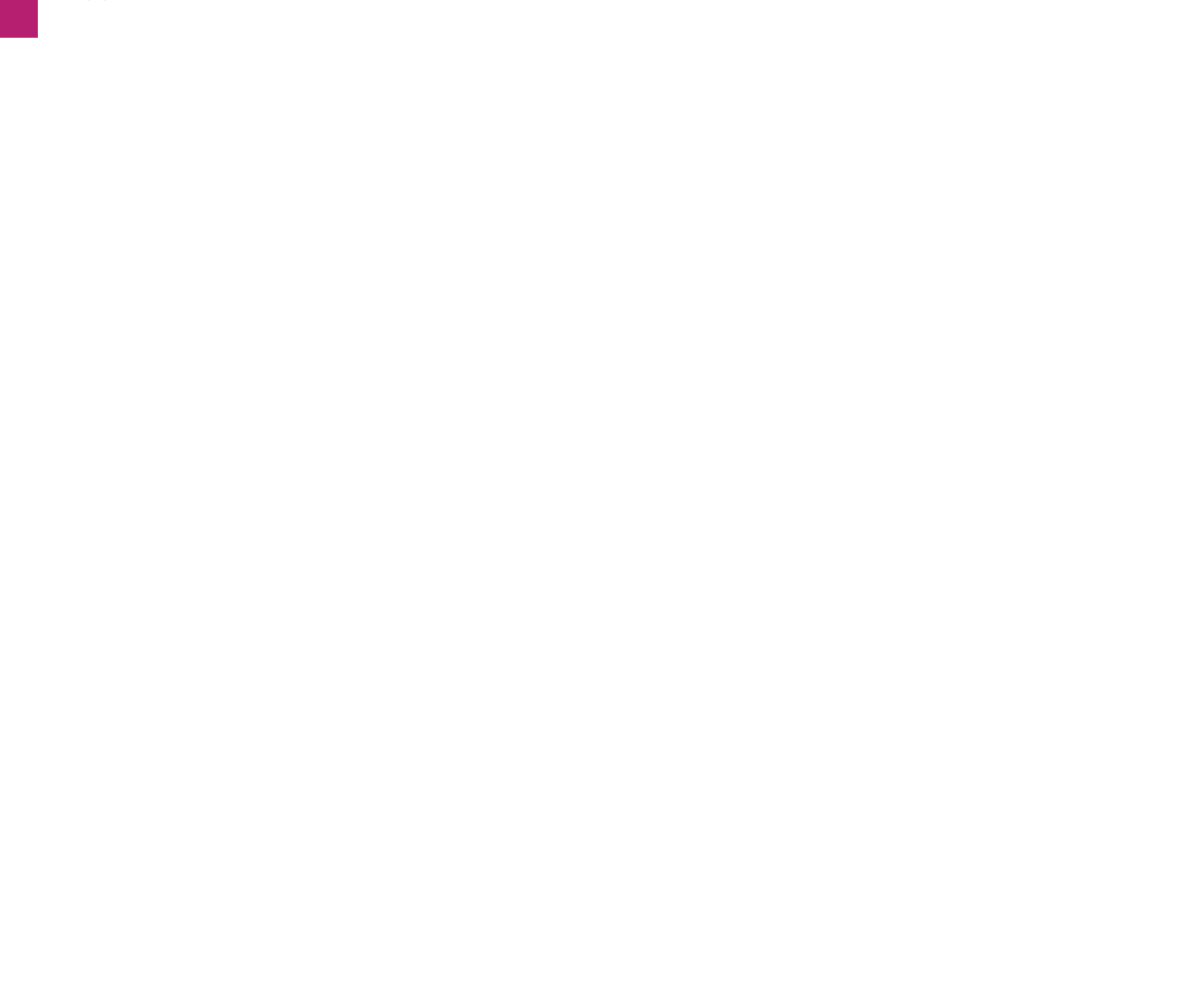
Frame 1 (no input)
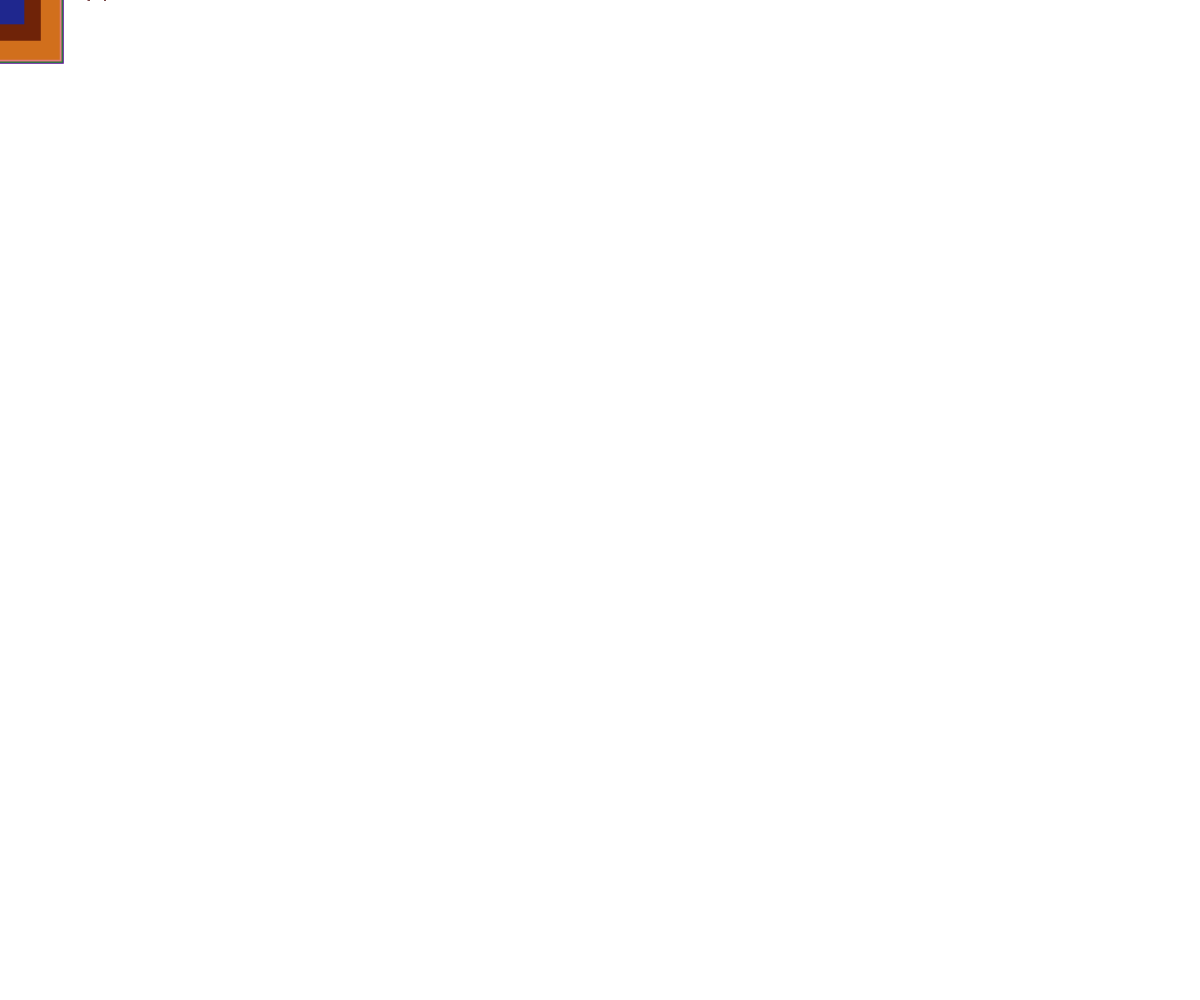
Frame 60 (no input)
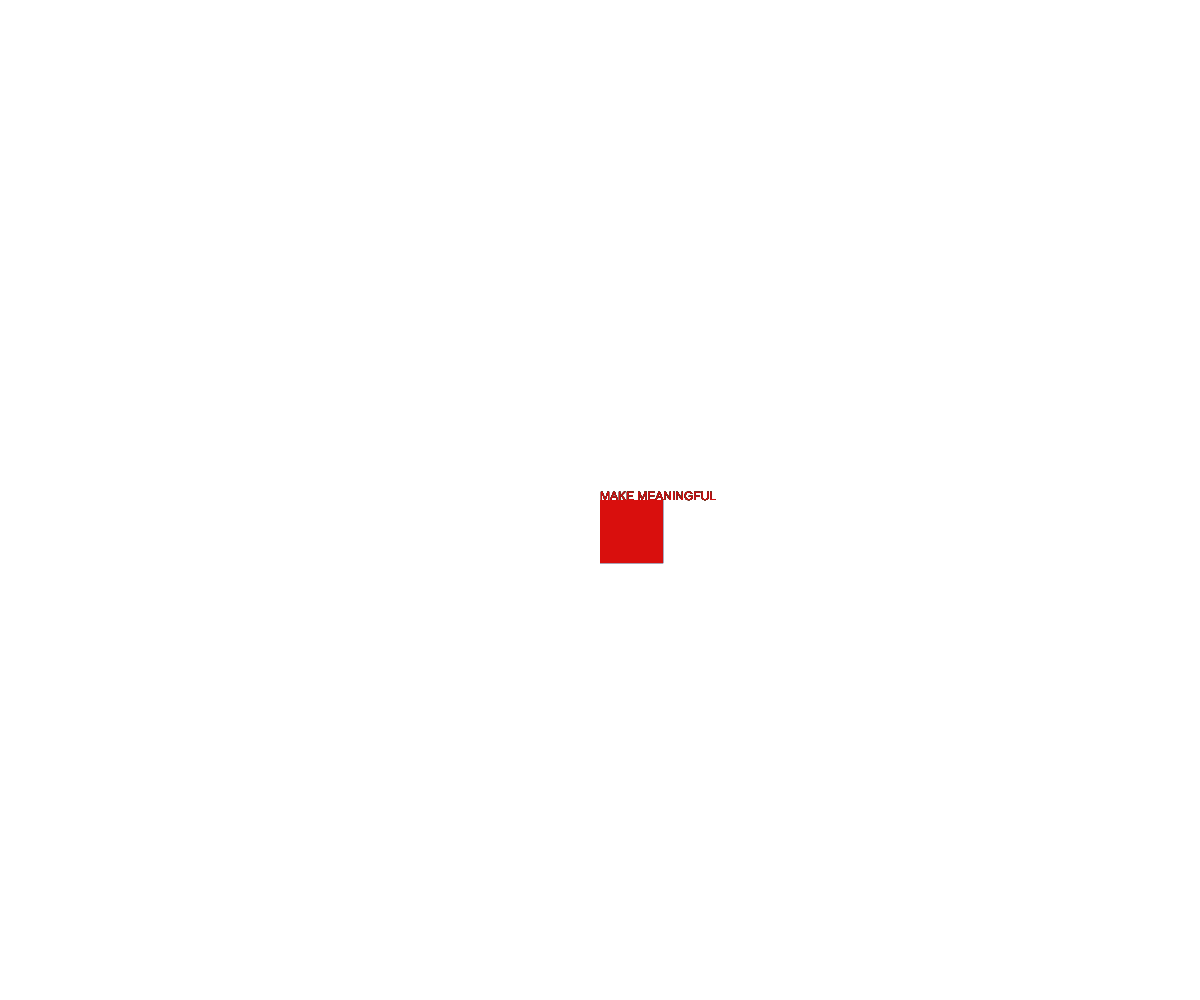
Frame 120 (the mouse pressed at the canvas centre since frame 60)

The p5.js sketch that drew these frames (run headless with seeded random() and noise() and a simulated clock; from frame 60 on, the mouse is pressed at the canvas centre):

// p5.js sketch
// ── sketch.js
let a;
function setup() {
  createCanvas(windowWidth,windowHeight);
  background(255);
  a="MAKE MEANINGFUL"
}

function draw() {
  noStroke();
  fill(random(0, 255), random(0, 150), random(0, 150));
  square(mouseX, mouseY, random(24, 64));
  text (a, mouseX,mouseY,)

  
}

function mousePressed() {
  background (255);
}
